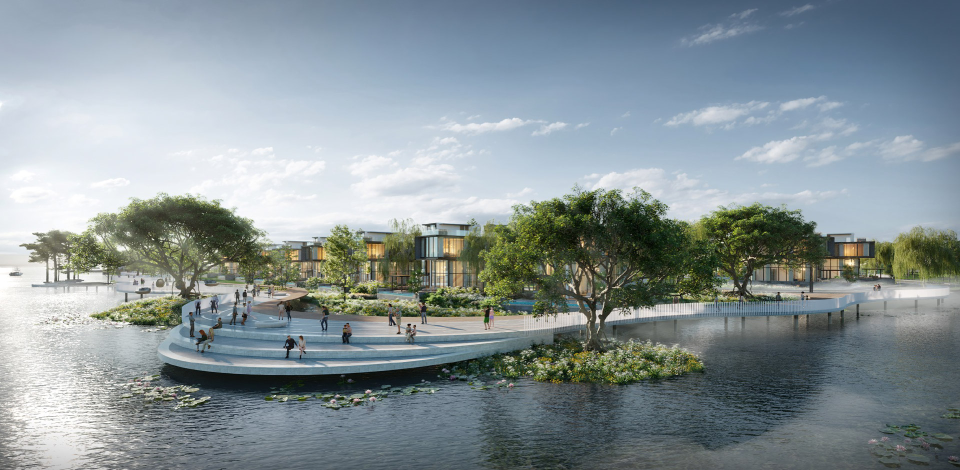
#> input picture images/river.jpg, 1920 x 940 px (shown at 1/2 size)
$ python -i processing_img.py   (imports and definitions only)
#> lines starting #> are read from the running program, lines starting #| are printed output that depends on the picture
#> further down, picture is the input picture: shape (940, 1920, 3); mean B, G, R 150.5, 147.1, 135.4
import cv2
import numpy as np

# Đọc ảnh dưới dạng grayscale (1 kênh)
def load_grayscale_image(image_array):
    # Đọc ảnh trực tiếp dưới dạng grayscale (1 kênh)
    image_array = np.array(image_array)
    if len(image_array.shape) == 3 and image_array.shape[2] == 3:
        image = cv2.cvtColor(image_array, cv2.COLOR_RGB2GRAY)
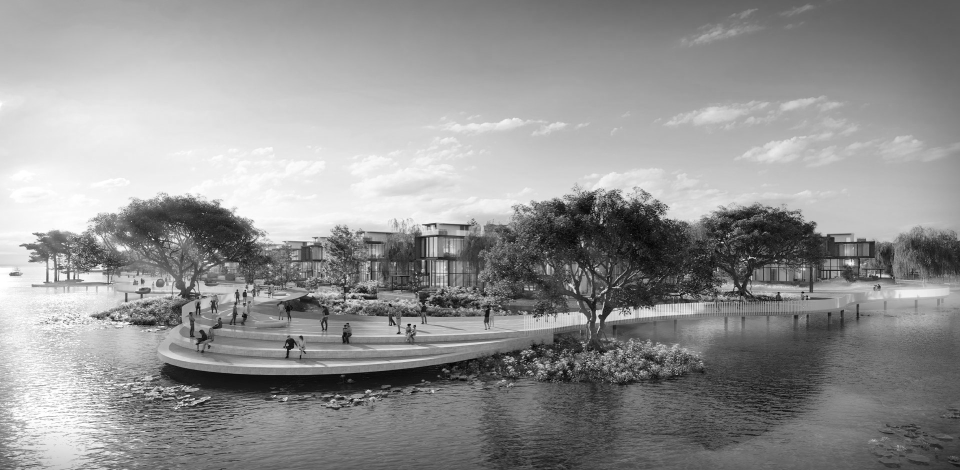
#> image: shape (940, 1920) (shown at 1/2 size); min 1, max 255, mean 146.8
    return image

# Resize ảnh, đảm bảo giữ đúng 1 kênh
def resize_image(image, target_size=(640, 640)):
#> called with target_size = (640, 640)
    image_resized = cv2.resize(image, target_size, interpolation=cv2.INTER_CUBIC)
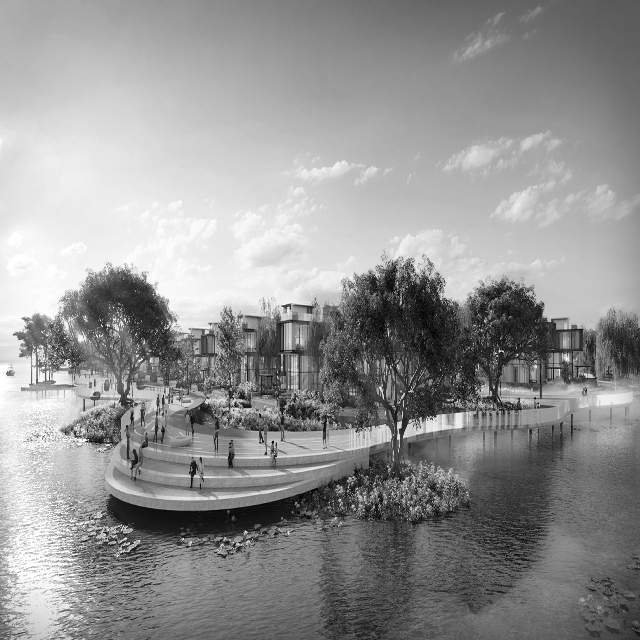
#> image_resized: shape (640, 640); min 0, max 255, mean 146.8
    return image_resized

# Bộ lọc Gaussian Blur
def gaussian_blur(image, kernel_size=(5, 5)):
#> called with kernel_size = (5, 5)
    return cv2.GaussianBlur(image, kernel_size, 0)

# Cân bằng histogram (CLAHE)
def apply_clahe(image):
    clahe = cv2.createCLAHE(clipLimit=2.0, tileGridSize=(8, 8))
    enhanced_image = clahe.apply(image)  # Áp dụng CLAHE trực tiếp lên ảnh grayscale
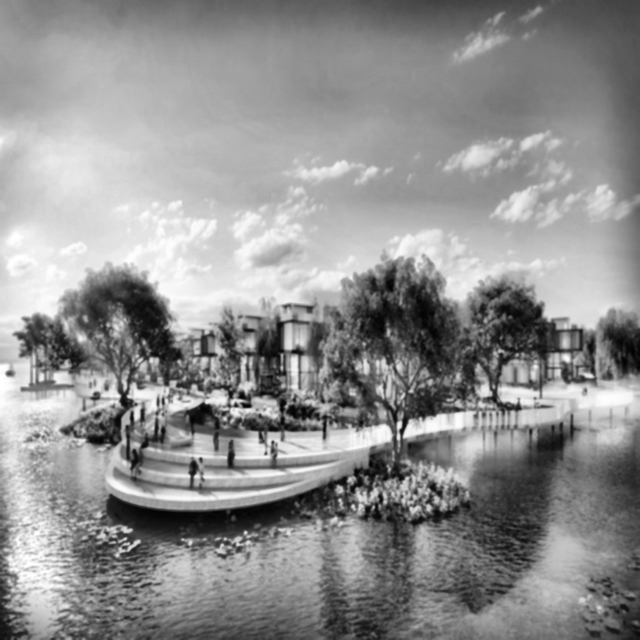
#> enhanced_image: shape (640, 640); min 2, max 255, mean 143.8
    return enhanced_image

# Hàm tiền xử lý ảnh (resize, khử nhiễu và cân bằng histogram)
def preprocess_image(image_array, target_size=(640, 640)):
    # Đọc ảnh ở định dạng grayscale (1 kênh)
    image = load_grayscale_image(image_array)

    # Resize ảnh và đảm bảo giữ đúng 1 kênh
    image_resized = resize_image(image, target_size)

    # Áp dụng Gaussian Blur (khử nhiễu)
    image_blurred = gaussian_blur(image_resized, kernel_size=(5, 5))

    # Áp dụng CLAHE (cân bằng histogram)
    enhanced_image = apply_clahe(image_blurred)

    # Đảm bảo ảnh có 1 kênh (grayscale) sau tất cả các bước tiền xử lý
    if len(enhanced_image.shape) == 3 and enhanced_image.shape[2] == 3:
        enhanced_image = cv2.cvtColor(enhanced_image, cv2.COLOR_BGR2GRAY)

    return enhanced_image

>>> import cv2
>>> picture = cv2.imread('../../../images/river.jpg')
>>> result = preprocess_image(picture)

$ run again, on images/slick2.jpg
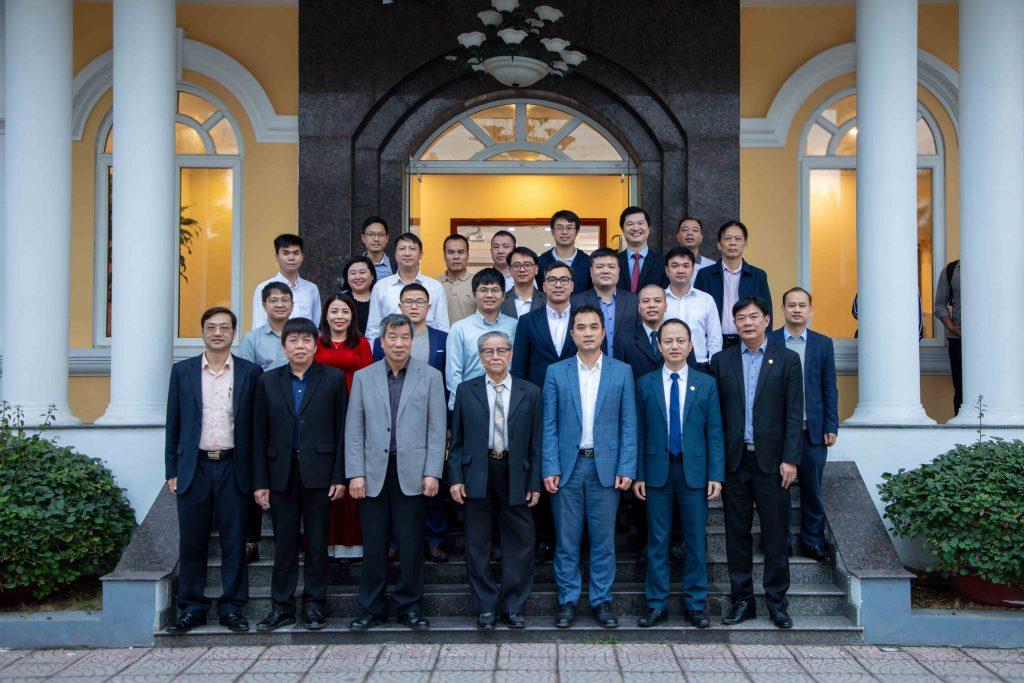
#> input picture images/slick2.jpg, 1024 x 683 px
#> picture is the input picture: shape (683, 1024, 3); mean B, G, R 106.6, 102.9, 97.4
#> in resize_image, `image_resized = cv2.resize(image, target_size, interpolation=cv2.INTER..`:
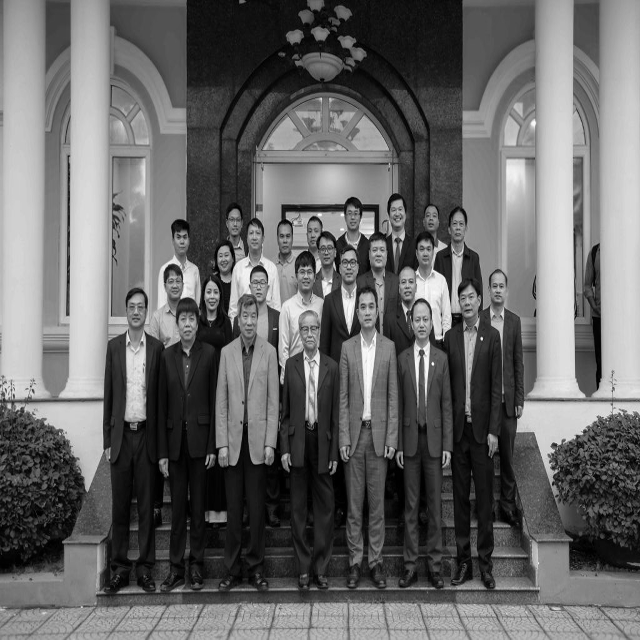
#> image_resized: shape (640, 640); min 0, max 255, mean 103.4
#> in apply_clahe, `enhanced_image = clahe.apply(image)`:
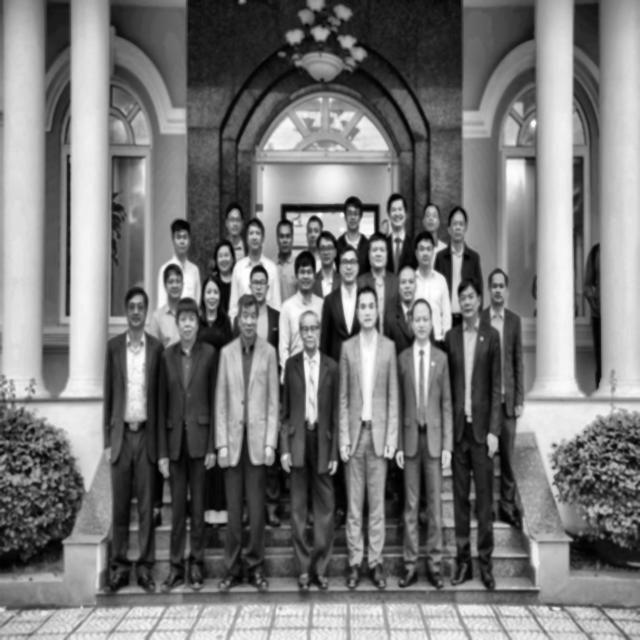
#> enhanced_image: shape (640, 640); min 1, max 255, mean 119.6
